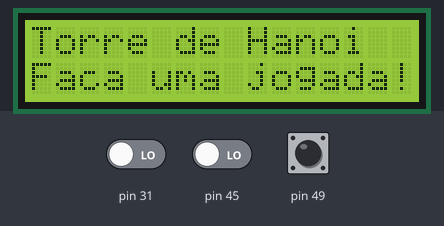
Recording of a sketch running on a simulated Arduino Uno, built with avr-gcc and run on an emulated ATmega328P. Shown: 16×2 character LCD. The inputs (shaded band) are chosen by the test bench; at power-on: pin 49 LOW, pin 31 LOW, pin 45 LOW. What the sketch prints to the serial monitor is not drawn.

Above: at 7.1 s.
At 12.5 s:
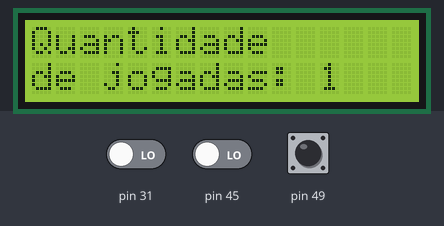
12.6 s: pin 49 pulsed HIGH 5 times (0.12 s each, 0.3 s apart)
At 19.2 s:
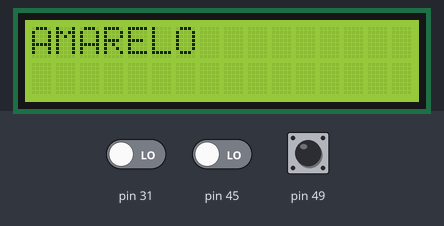
Timing chart, 0 to 20.7 s (numbered marks = the images above; inputs shaded):
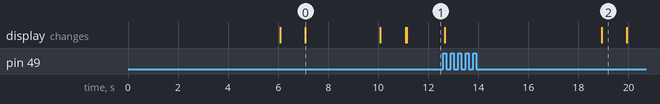

The sketch:

torre_hanoi.ino
```cpp
/*
Hanoi tower game with arduino
modified on 77 June 2022
by @perotedev @Lojlvenom

Color Sensor 1     Arduino
-----------      --------
VCC               5V
GND               GND
s0                50
s1                51
s2                52
s3                53
OUT               49
OE                GND

Color Sensor 2     Arduino
-----------      --------
VCC               5V
GND               GND
s0                50
s1                51
s2                47
s3                46
OUT               45
OE                GND

Color Sensor 3     Arduino
-----------      --------
VCC               5V
GND               GND
s0                50
s1                51
s2                33
s3                32
OUT               31
OE                GND

LCD               Arduino
-----------      --------
VSS               GND
VDD               5V
V0                GND
RS                8
RW                GND
E                 9
D4                10
D5                11
D6                12
D7                13
A                 5V + resistor
K                 GND
*/

// include lcd lib
#include<LiquidCrystal.h>

struct RGB {
  int red;
  int green;
  int blue;
};

// Structs
struct SENSOR {
  int S0;
  int S1;
  int S2;
  int S3;
  int OUT;
  int sensorNumber;
  String lastColorRead;
  RGB rgb;
};

struct DISK {
  String color;
  String topColor;
};

struct TOWER {
  String below;
  String middle;
  String top;
  String colorOnTop;
};

// Constants
const int messageOffset = 1500; // alert display time
const int timeToNextMove = 1000; // one second after last move is permited more actions

// Variables
int actionsCount = 0; // count actions number
int lastActionTime = 1001; // time since last action
int disksOutTowerCount = 0; // checks the number of disks outside the towers
bool isGameOver = false;
RGB rgb1 = {0,0,0};
RGB rgb2 = {0,0,0};
RGB rgb3 = {0,0,0};
DISK blueDisk = { "blue", "all" };
DISK yellowDisk = { "yellow", "red" };
DISK redDisk = { "red", "none" };
DISK noneDisk = { "none", "all" }; ;
TOWER tower1 = { "blue", "yellow", "red", "red" };
TOWER tower2 = { "none", "none", "none", "none" };
TOWER tower3 = { "none", "none", "none", "none" };
TOWER towers[3];
SENSOR sensor1 = {50, 51, 52, 53, 49 , 1, "unknow", rgb1};
SENSOR sensor2 = {50, 51, 47, 46, 45 , 2, "unknow", rgb2};
SENSOR sensor3 = {50, 51, 33, 32, 31 , 3, "unknow", rgb3};
SENSOR sensors[3];

// Test Variables
// String cor;
// String torre;

// Lcd definition
LiquidCrystal lcd(8,9,10,11,12,13);

void setup() {
  // init game variables
  initGameValues();

  // init sensor pin mode
  setSensorPinMode(sensor1);
  setSensorPinMode(sensor2);
  setSensorPinMode(sensor3);

  // start lcd screen
  lcd.begin(16,2);

  // show default message
  printDefaultMessage();
}

void printTower(int number){
  Serial.println("cor top: "+towers[number].colorOnTop);
  Serial.println("top: "+towers[number].top);
  Serial.println("middle: "+towers[number].middle);
  Serial.println("below: "+towers[number].below);
}

void loop() {
  readColorSensor1(sensors[0]);
  readColorSensor2(sensors[1]);
  readColorSensor3(sensors[2]);
  delay(50);

  //******* CODE SERIAL MONITOR TEST  *******//

  // Serial.println("cor:");
  // while (Serial.available() == 0){};
  // cor = Serial.readString();
  // Serial.println("torre:");
  // while (Serial.available() == 0){};
  // torre = Serial.readString();
  // delay(100);

  // Serial.println("cor: "+cor);
  // Serial.println("torre: "+torre);

  // if (torre == "1"){
  //   sensors[0].lastColorRead = cor;
  //   sensors[1].lastColorRead = "unknow";
  //   sensors[2].lastColorRead = "unknow";
  //   playGame();
  //   Serial.println("Printando torre 1");
  //   printTower(0);
  // } else if (torre == "2"){
  //   sensors[1].lastColorRead = cor;
  //   sensors[0].lastColorRead = "unknow";
  //   sensors[2].lastColorRead = "unknow";
  //   playGame();
  //   Serial.println("Printando torre 2");
  //   printTower(1);
  // } else if (torre == "3"){
  //   sensors[2].lastColorRead = cor;
  //   sensors[0].lastColorRead = "unknow";
  //   sensors[1].lastColorRead = "unknow";
  //   playGame();
  //   Serial.println("Printando torre 2");
  //   printTower(2);
  // }

  ////////////////////////////////////////q

  playGame();
  checkGameEnd();
}

void initGameValues() {
  towers[0] = tower1;
  towers[1] = tower2;
  towers[2] = tower3;
  sensors[0] = sensor1;
  sensors[1] = sensor2;
  sensors[2] = sensor3;
}

void setSensorPinMode(SENSOR sensor) {
  Serial.begin(9600);
  pinMode(sensor.S0, OUTPUT);
  pinMode(sensor.S1, OUTPUT);
  pinMode(sensor.S2, OUTPUT);
  pinMode(sensor.S3, OUTPUT);
  pinMode(sensor.OUT, INPUT);
  digitalWrite(sensor.S0, HIGH);
  digitalWrite(sensor.S1, HIGH);
}

int readColorSensor1(SENSOR sensor) {
  pulseSensor(sensor);
  int red = sensors[sensor.sensorNumber-1].rgb.red;
  int blue = sensors[sensor.sensorNumber-1].rgb.blue;
  int green = sensors[sensor.sensorNumber-1].rgb.green;
  Serial.print("R: ");
  Serial.print(red, DEC);
  Serial.print(" G: ");
  Serial.print(green, DEC);
  Serial.print(" B: ");
  Serial.print(blue, DEC);

  if (red < green && red < blue && green < blue && red < 15){
    Serial.print(" - (Yellow Color)");
    sensors[sensor.sensorNumber-1].lastColorRead = "yellow";
  } else if (red < blue && red < green && red > 20 && red < 34){
    Serial.print(" - (Red Color)");
    sensors[sensor.sensorNumber-1].lastColorRead = "red";
  } else if (blue < red && blue < green) {
    Serial.print(" - (Blue Color)");
    sensors[sensor.sensorNumber-1].lastColorRead = "blue";
  } else {
    sensors[sensor.sensorNumber-1].lastColorRead = "unknow";
    Serial.print(" - (Unknow Color)");
  }
  Serial.print(" - Sensor ");
  Serial.println(sensor.sensorNumber);
  printColor(sensors[sensor.sensorNumber-1].lastColorRead);
}

int readColorSensor2(SENSOR sensor) {
  pulseSensor(sensor);
  int red = sensors[sensor.sensorNumber-1].rgb.red;
  int blue = sensors[sensor.sensorNumber-1].rgb.blue;
  int green = sensors[sensor.sensorNumber-1].rgb.green;
  Serial.print("R: ");
  Serial.print(red, DEC);
  Serial.print(" G: ");
  Serial.print(green, DEC);
  Serial.print(" B: ");
  Serial.print(blue, DEC);

  if (red <= 50 && green <= 50 && blue <= 75){
    Serial.print(" - (Yellow Color)");
    sensors[sensor.sensorNumber-1].lastColorRead = "yellow";
  } else if (red <= 70 && blue <= 180 && blue >= 110 && green >= 125){
    Serial.print(" - (Red Color)");
    sensors[sensor.sensorNumber-1].lastColorRead = "red";
  } else if (blue < red && blue < green) {
    Serial.print(" - (Blue Color)");
    sensors[sensor.sensorNumber-1].lastColorRead = "blue";
  } else {
    sensors[sensor.sensorNumber-1].lastColorRead = "unknow";
    Serial.print(" - (Unknow Color)");
  }
  Serial.print(" - Sensor ");
  Serial.println(sensor.sensorNumber);
  printColor(sensors[sensor.sensorNumber-1].lastColorRead);
}

int readColorSensor3(SENSOR sensor) {
  pulseSensor(sensor);
  int red = sensors[sensor.sensorNumber-1].rgb.red;
  int blue = sensors[sensor.sensorNumber-1].rgb.blue;
  int green = sensors[sensor.sensorNumber-1].rgb.green;
  Serial.print("R: ");
  Serial.print(red, DEC);
  Serial.print(" G: ");
  Serial.print(green, DEC);
  Serial.print(" B: ");
  Serial.print(blue, DEC);

  if (red <= 50 && green <= 40 && blue <= 40){
    Serial.print(" - (Yellow Color)");
    sensors[sensor.sensorNumber-1].lastColorRead = "yellow";
  } else if (red <= 25 && blue <= 93 && blue >= 70 && green >= 70){
    Serial.print(" - (Red Color)");
    sensors[sensor.sensorNumber-1].lastColorRead = "red";
  } else if (red <=17 && blue <= 50 && green <= 50) {
    Serial.print(" - (Blue Color)");
    sensors[sensor.sensorNumber-1].lastColorRead = "blue";
  } else {
    sensors[sensor.sensorNumber-1].lastColorRead = "unknow";
    Serial.print(" - (Unknow Color)");
  }
  Serial.print(" - Sensor ");
  Serial.println(sensor.sensorNumber);
  printColor(sensors[sensor.sensorNumber-1].lastColorRead);
}

void pulseSensor(SENSOR sensor) {
  digitalWrite(sensor.S2, LOW);
  digitalWrite(sensor.S3, LOW);
  //count sensorOut, pRed, RED
  sensors[sensor.sensorNumber-1].rgb.red = pulseIn(sensor.OUT, digitalRead(sensor.OUT) == HIGH ? LOW : HIGH);
  digitalWrite(sensor.S3, HIGH);
  //count sensorOut, pBLUE, BLUE
  sensors[sensor.sensorNumber-1].rgb.blue = pulseIn(sensor.OUT, digitalRead(sensor.OUT) == HIGH ? LOW : HIGH);
  digitalWrite(sensor.S2, HIGH);
  //count sensorOut, pGreen, GREEN
  sensors[sensor.sensorNumber-1].rgb.green = pulseIn(sensor.OUT, digitalRead(sensor.OUT) == HIGH ? LOW : HIGH);
}

void playGame() {
  if (!isGameOver){
    if (sensors[0].lastColorRead != "unknow"){
      tryMoveDisk(sensors[0]);
    } else if (sensors[1].lastColorRead != "unknow"){
      tryMoveDisk(sensors[1]);
    } else if (sensors[2].lastColorRead != "unknow"){
      tryMoveDisk(sensors[2]);
    }
    delay(1000);
  } else {
    lcd.clear();
    lcd.print("JOGO CONCLUIDO!");
    lcd.setCursor(0,1);
    lcd.print("Inicie Novamente");
    delay(2500);
  }
}

void tryMoveDisk(SENSOR sensor) {
  TOWER tower = towers[sensor.sensorNumber-1];
  DISK diskOnTop = getDisk(tower.colorOnTop);
  Serial.println("Disco no topo: "+diskOnTop.color+", aceita "+diskOnTop.topColor);
  bool isInsertion = isInsertAction(diskOnTop, sensor.lastColorRead);
  if (isInsertion) {
    insertDiskOnTower(sensor.sensorNumber, sensor.lastColorRead);
  } else {
    removeDiskFromTower(sensor.sensorNumber, sensor.lastColorRead);
  }
}

DISK getDisk(String diskColor) {
  if (diskColor == "blue") {
    return blueDisk;
  } else if (diskColor == "yellow") {
    return yellowDisk;
  } else if (diskColor == "red"){
    return redDisk;
  } else {
    return noneDisk;
  }
}

bool isInsertAction(DISK diskOnTop, String color){
  if (diskOnTop.topColor ==  "all" && (diskOnTop.color != "blue" || color != "blue") || diskOnTop.topColor == color){
    Serial.println("Está inserindo");
    return true;
  } else {
    // condition check if is a disk remove
    if (diskOnTop.color != color){
      Serial.println("Não pode inserir");
      printAlert("ACAO INVALIDA");
      delay(messageOffset);
      printDefaultMessage();
    } else {
      Serial.println("Está removendo");
    }
    return false;
  }
}

void insertDiskOnTower(int towerNumber, String color){
  if (towers[towerNumber-1].below == "none"){
    towers[towerNumber-1].below = color;
  } else if (towers[towerNumber-1].middle == "none") {
    towers[towerNumber-1].middle = color;
  } else {
    towers[towerNumber-1].top = color;
  }
  towers[towerNumber-1].colorOnTop = color;
  actionsCount ++;
  disksOutTowerCount--;
  printActionsCount();
  delay(messageOffset);
  printDefaultMessage();
}

void removeDiskFromTower(int towerNumber, String color) {
  if (towers[towerNumber-1].colorOnTop == color) {
    if (towers[towerNumber-1].below == color){
      towers[towerNumber-1].below = "none";
      towers[towerNumber-1].colorOnTop = "none";
    } else if (towers[towerNumber-1].middle == color) {
      towers[towerNumber-1].middle = "none";
      towers[towerNumber-1].colorOnTop = towers[towerNumber-1].below;
    } else {
      towers[towerNumber-1].top = "none";
      towers[towerNumber-1].colorOnTop = towers[towerNumber-1].middle;
    }
    disksOutTowerCount++;
    if (disksOutTowerCount > 1){
      printAlert("ACAO INVALIDA");
      delay(messageOffset);
      printDefaultMessage();
    }
  }
}

void printColor(String color) {
  if (color == "yellow"){
    printAlert("AMARELO");
  } else if (color == "blue"){
    printAlert("AZUL");
  } else if (color == "red"){
    printAlert("VERMELHO");
  }

  if (color != "unknow"){
    delay(1000);
    printDefaultMessage();
  }
}

void printDefaultMessage() {
  lcd.clear();
  lcd.print("Torre de Hanoi");
  lcd.setCursor(0,1);
  lcd.print("Faca uma jogada!");
}

void printActionsCount() {
  lcd.clear();
  lcd.print("Quantidade");
  lcd.setCursor(0,1);
  lcd.print("de jogadas: ");
  lcd.print(actionsCount);
}

void printAlert(String message) {
  lcd.clear();
  lcd.print(message);
}

void checkGameEnd(){
  if (towers[2].top == "red" && towers[2].middle == "yellow" && towers[2].below == "blue"){
    lcd.clear();
    lcd.print("** PARABENS **");
    lcd.setCursor(0,1);
    lcd.print("Jogo Concluido!");
    isGameOver = true;
  }
}


//Output from the sensor
// int redFrequency = 0;
// int greenFrequency = 0;
// int blueFrequency = 0;
//Values used for calibration
// int redMin;
// int redMax;
// int greenMin;
// int greenMax;
// int blueMin;
// int blueMax;
// int color;

// void decideColor() {//format color values
//   //Limit possible values:
//   redColor = constrain(redColor, 0, 255);
//   greenColor = constrain(greenColor, 0, 255);
//   blueColor = constrain(blueColor, 0, 255);
//   //find brightest color:
//   int maxVal = max(redColor, blueColor);
//   maxVal = max(maxVal, greenColor);
//   //map new values
//   redColor = map(redColor, 0, maxVal, 0, 255);
//   greenColor = map(greenColor, 0, maxVal, 0, 255);
//   blueColor = map(blueColor, 0, maxVal, 0, 255);
//   redColor = constrain(redColor, 0, 255);
//   greenColor = constrain(greenColor, 0, 255);
//   blueColor = constrain(blueColor, 0, 255);
//   //light led
//   analogWrite(redLED, redColor);
//   analogWrite(greenLED, greenColor);
//   analogWrite(blueLED, blueColor);
//   //decide which color is present (you may need to change some values here):
//   if (redColor > 250 && greenColor > 250 && blueColor > 250) {
//     color = 1;//white
//   }
//   else if (redColor < 25 && greenColor < 25 && blueColor < 25) {
//     color = 2;//black
//   }
//   else if (redColor > 200 &&  greenColor > 200 && blueColor < 100) {
//     color = 4;//yellow
//   }
//   else if (redColor > 200 &&  greenColor > 25 /*&& blueColor < 100*/) {
//     color = 3;//orange
//   }
//   else if (redColor > 200 &&  greenColor < 100 && blueColor > 200) {
//     color = 5;//purple
//   }
//   else if (redColor > 250 && greenColor < 200 && blueColor < 200) {
//     color = 6;//red
//   }
//   else if (redColor < 200 && greenColor > 250 && blueColor < 200) {
//     color = 7;//green
//   }
//   else if (redColor < 200 /*&& greenColor < 200*/ && blueColor > 250) {
//     color = 8;//blue
//   }
//   else {
//     color = 0;//unknown
//   }
// }

// void calibrate() {
//   Serial.println("Calibrating...");
//   Serial.println("White");//aim sensor at something white
//   //set calibration values:
//   digitalWrite(13, HIGH);
//   delay(2000);
//   digitalWrite(S2, LOW);
//   digitalWrite(S3, LOW);
//   redMin = pulseIn(sensorOut, LOW);
//   delay(100);
//   digitalWrite(S2, HIGH);
//   digitalWrite(S3, HIGH);
//   greenMin = pulseIn(sensorOut, LOW);
//   delay(100);
//   digitalWrite(S2, LOW);
//   digitalWrite(S3, HIGH);
//   blueMin = pulseIn(sensorOut, LOW);
//   delay(100);
//   Serial.println("next...");//aim sensor at something black
//   digitalWrite(13, LOW);
//   delay(2000);
//   Serial.println("Black");
//   //set calibration values:
//   digitalWrite(13, HIGH);
//   delay(2000);
//   digitalWrite(S2, LOW);
//   digitalWrite(S3, LOW);
//   redMax = pulseIn(sensorOut, LOW);
//   delay(100);
//   digitalWrite(S2, HIGH);
//   digitalWrite(S3, HIGH);
//   greenMax = pulseIn(sensorOut, LOW);
//   delay(100);
//   digitalWrite(S2, LOW);
//   digitalWrite(S3, HIGH);
//   blueMax = pulseIn(sensorOut, LOW);
//   delay(100);
//   Serial.println("Done calibrating.");
//   digitalWrite(13, LOW);
// }

// void readColor() {//get data from sensor
//   //red:
//   digitalWrite(S2, LOW);
//   digitalWrite(S3, LOW);
//   redFrequency = pulseIn(sensorOut, LOW);
//   redColor = map(redFrequency, redMin, redMax, 255, 0);
//   delay(100);
//   //green:
//   digitalWrite(S2, HIGH);
//   digitalWrite(S3, HIGH);
//   greenFrequency = pulseIn(sensorOut, LOW);
//   greenColor = map(greenFrequency, greenMin, greenMax, 255, 0);
//   delay(100);
//   //blue:
//   digitalWrite(S2, LOW);
//   digitalWrite(S3, HIGH);
//   blueFrequency = pulseIn(sensorOut, LOW);
//   blueColor = map(blueFrequency, blueMin, blueMax, 255, 0);
//   delay(100);
// }
```

Measured:
- what the display in image 0 shows lasts 3.0 s, from 7.1 s to 10.1 s
